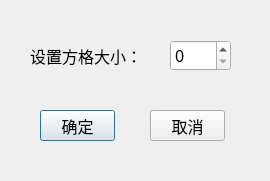
<?xml version="1.0" encoding="UTF-8"?>
<ui version="4.0">
 <class>Dialog_2</class>
 <widget class="QDialog" name="Dialog_2">
  <property name="geometry">
   <rect>
    <x>0</x>
    <y>0</y>
    <width>270</width>
    <height>181</height>
   </rect>
  </property>
  <property name="windowTitle">
   <string>Dialog</string>
  </property>
  <widget class="QPushButton" name="pushButton_2">
   <property name="geometry">
    <rect>
     <x>150</x>
     <y>110</y>
     <width>75</width>
     <height>31</height>
    </rect>
   </property>
   <property name="font">
    <font>
     <family>Microsoft YaHei</family>
     <pointsize>12</pointsize>
    </font>
   </property>
   <property name="text">
    <string>取消</string>
   </property>
   <property name="autoDefault">
    <bool>false</bool>
   </property>
  </widget>
  <widget class="QPushButton" name="pushButton">
   <property name="geometry">
    <rect>
     <x>40</x>
     <y>110</y>
     <width>75</width>
     <height>31</height>
    </rect>
   </property>
   <property name="font">
    <font>
     <family>Microsoft YaHei</family>
     <pointsize>12</pointsize>
    </font>
   </property>
   <property name="text">
    <string>确定</string>
   </property>
  </widget>
  <widget class="QSpinBox" name="spinBox">
   <property name="geometry">
    <rect>
     <x>170</x>
     <y>40</y>
     <width>61</width>
     <height>31</height>
    </rect>
   </property>
   <property name="font">
    <font>
     <family>Microsoft YaHei</family>
     <pointsize>12</pointsize>
    </font>
   </property>
  </widget>
  <widget class="QLabel" name="label">
   <property name="geometry">
    <rect>
     <x>30</x>
     <y>40</y>
     <width>111</width>
     <height>31</height>
    </rect>
   </property>
   <property name="font">
    <font>
     <family>Microsoft YaHei</family>
     <pointsize>12</pointsize>
    </font>
   </property>
   <property name="text">
    <string>设置方格大小：</string>
   </property>
  </widget>
 </widget>
 <resources/>
 <connections/>
</ui>
